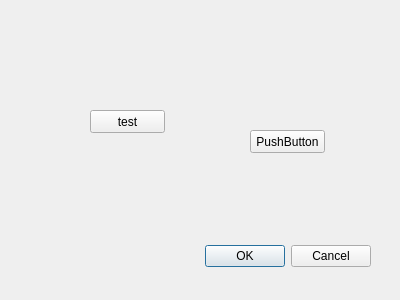
<?xml version="1.0" encoding="UTF-8"?>
<ui version="4.0">
 <class>Dialog</class>
 <widget class="QDialog" name="Dialog">
  <property name="geometry">
   <rect>
    <x>0</x>
    <y>0</y>
    <width>400</width>
    <height>300</height>
   </rect>
  </property>
  <property name="windowTitle">
   <string>Dialog</string>
  </property>
  <widget class="QDialogButtonBox" name="buttonBox">
   <property name="geometry">
    <rect>
     <x>30</x>
     <y>240</y>
     <width>341</width>
     <height>32</height>
    </rect>
   </property>
   <property name="orientation">
    <enum>Qt::Horizontal</enum>
   </property>
   <property name="standardButtons">
    <set>QDialogButtonBox::Cancel|QDialogButtonBox::Ok</set>
   </property>
  </widget>
  <widget class="QPushButton" name="pushButton">
   <property name="geometry">
    <rect>
     <x>90</x>
     <y>110</y>
     <width>75</width>
     <height>23</height>
    </rect>
   </property>
   <property name="text">
    <string>test</string>
   </property>
  </widget>
  <widget class="QPushButton" name="pushButton_2">
   <property name="geometry">
    <rect>
     <x>250</x>
     <y>130</y>
     <width>75</width>
     <height>23</height>
    </rect>
   </property>
   <property name="text">
    <string>PushButton</string>
   </property>
  </widget>
 </widget>
 <resources/>
 <connections>
  <connection>
   <sender>buttonBox</sender>
   <signal>accepted()</signal>
   <receiver>Dialog</receiver>
   <slot>accept()</slot>
   <hints>
    <hint type="sourcelabel">
     <x>248</x>
     <y>254</y>
    </hint>
    <hint type="destinationlabel">
     <x>157</x>
     <y>274</y>
    </hint>
   </hints>
  </connection>
  <connection>
   <sender>buttonBox</sender>
   <signal>rejected()</signal>
   <receiver>Dialog</receiver>
   <slot>reject()</slot>
   <hints>
    <hint type="sourcelabel">
     <x>316</x>
     <y>260</y>
    </hint>
    <hint type="destinationlabel">
     <x>286</x>
     <y>274</y>
    </hint>
   </hints>
  </connection>
 </connections>
</ui>
